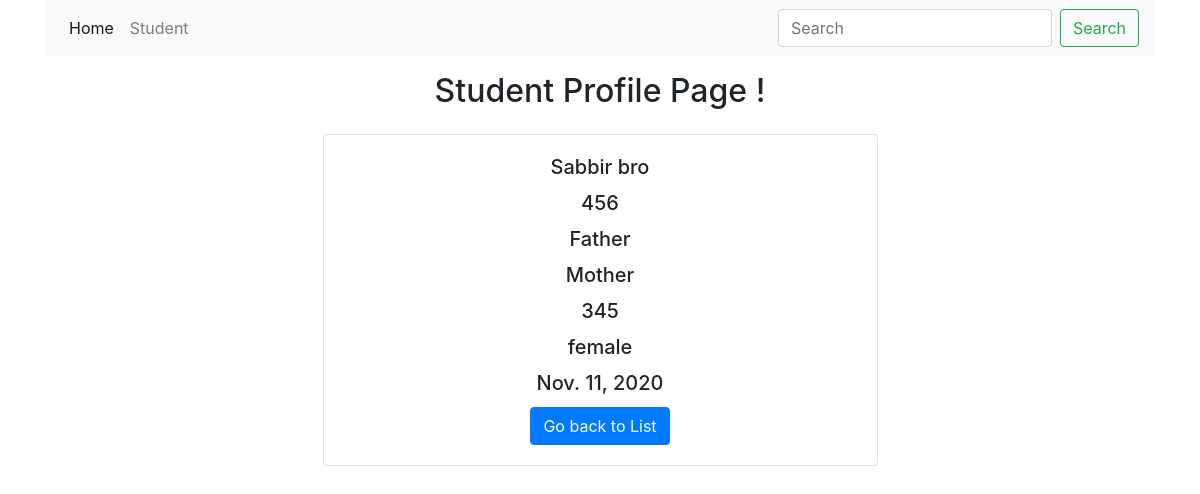
The app's page /student/profile/456/ with its own data.
### sms_app/models.py (models this page shows, shortened)
class Student(models.Model):
    GENDER_CHOICE=(
        ('male','Male'),
        ('female','Female')
    )
    name=models.CharField(max_length=120)
    father=models.CharField(max_length=120)
    mother=models.CharField(max_length=120)
    photo=models.ImageField(upload_to='student_photo/')
    roll=models.IntegerField(unique=True)
    reg=models.IntegerField(unique=True)
    gender=models.CharField(choices=GENDER_CHOICE,max_length=6)
    dob=models.DateField()
    date_time=models.DateTimeField(auto_now_add=True)
    is_delete=models.BooleanField(default=False)

### sms_app/views.py (the view)
# urls.py: path('student/profile/<roll_no>/',student_profile,name="profile"),
def student_profile(request,roll_no):
    student=Student.objects.get(roll=roll_no)
    context={
        'std':student
    }
    return render(request, 'profile.html',context)

### templates/profile.html
{% extends 'base.html' %}
{% block context %}
<h2 class='text-center p-3'>Student Profile Page !</h2>
<div class="card m-auto" style="width: 50%;">
  <div class="card-body text-center">
    <h5 class="card-title">{{ std.name }}</h5>
    <h5 class="card-title">{{ std.roll }}</h5>
    <h5 class="card-title">{{ std.father }}</h5>
    <h5 class="card-title">{{ std.mother }}</h5>
    <h5 class="card-title">{{ std.reg }}</h5>
    <h5 class="card-title">{{ std.gender }}</h5>
    <h5 class="card-title">{{ std.dob }}</h5>
    <a class='btn btn-primary' href="{% url 'student' %}">Go back to List</a>
  </div>
</div>
{% endblock context %}

### records on screen
Student: name "Sabbir bro", roll "456", father "Father", mother "Mother", reg "345", gender "female", dob "Nov. 11, 2020"
